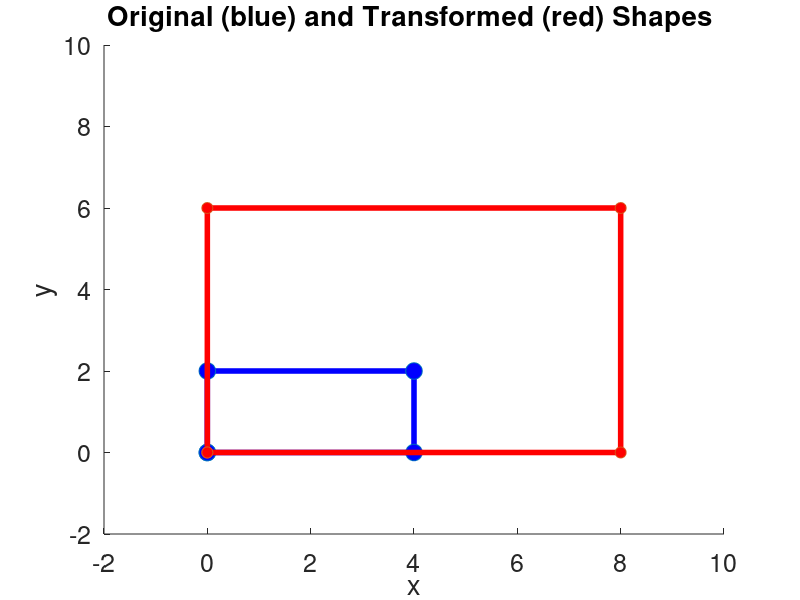

Write the MATLAB code that produced this figure. (Note: this script raises an error after producing the figure.)



%% 2-D Transformations
% Example of 2-D transformations. 
% 
clear all; close all;


%% Transformations 
% Scaling
S = [ 2 0;
      0 3 ];
  
% % Shear
% G = [ 1.0 0.5; 
%       0.0 1.0 ];
% 
% % Rotation
% theta = pi/8; 
% R = [ cos(theta) -sin(theta);
%       sin(theta)  cos(theta) ];


%% The shape to be transformed  
% Rectangle given by four vertices
px = [0 4 4 0];   % x-coords
py = [0 0 2 2];   % y-coords  
disp('Input shape')
X  = [px;py]        % Matrix containing the 2-D points. 

%% Apply transformation to shape 
X_p = S * X; 

disp('Transformed shape')
X_p

%% Display shapes
figure;
hold on;
axis([ -2 10 -2 10 ] );
% Repeating the first vertex to close polygon lines
plot([X(1,:) X(1,1)], [X(2,:) X(2,1)], 'b-', 'linewidth',4);
plot([X(1,:) X(1,1)], [X(2,:) X(2,1)], 'o', 'MarkerSize', 12, 'MarkerFaceColor','b')
xlabel('x','FontSize',30);
ylabel('y','FontSize',30);
set(gca, 'fontsize',18);
set(gcf, 'color', 'w' );
title('Original (blue) and Transformed (red) Shapes ');
% Show the transformed points
plt = plot([X_p(1,:), X_p(1,1)], [X_p(2,:), X_p(2,1)], 'r-', 'linewidth',4);
plot([X_p(1,:), X_p(1,1)], [X_p(2,:), X_p(2,1)], 'o', 'MarkerSize', 8, 'MarkerFaceColor','r');
% Plot transformed shape transparent
plt.Color(4) = 0.5;
grid on;






